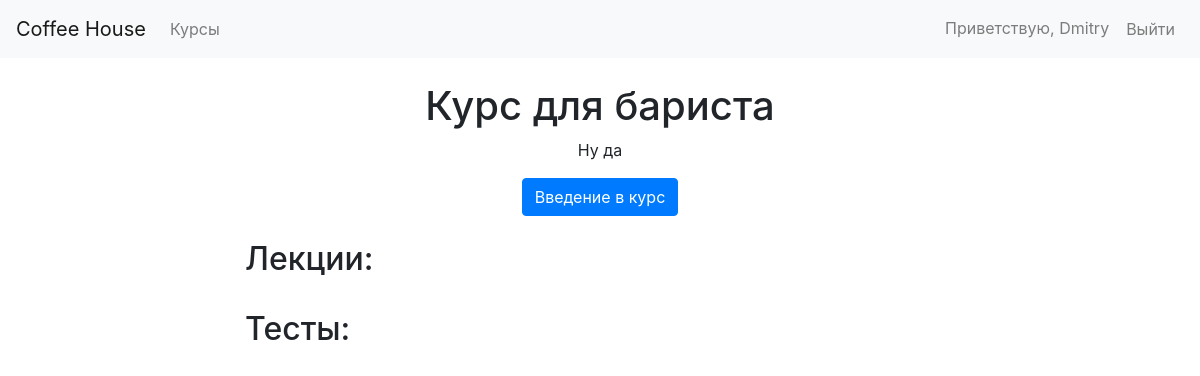
Before: /courses/kurs-dlia-barista/ (signed in) with the older database file.
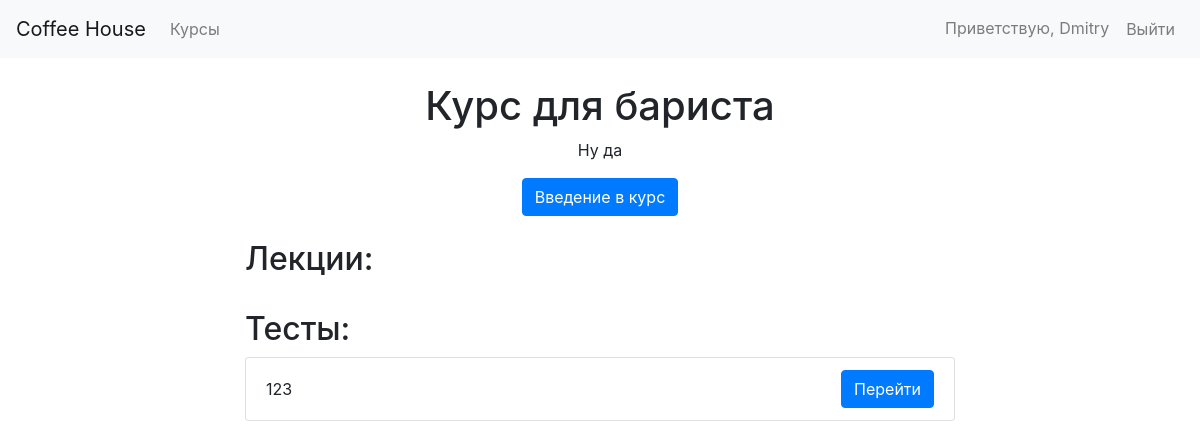
After: the same page with the newer database file.
### courses/models.py (models this page shows, shortened)
class Test(models.Model):
    title = models.CharField(max_length=100)
    course = models.ForeignKey(Course, on_delete=models.CASCADE)
    test_slug = models.SlugField(unique=True, max_length=100, default='')

### courses/views.py (the view)
# urls.py: path('<slug:course_slug>/', views.course_detail, name='course_detail'),
@login_required
def course_detail(request, course_slug):
    course = get_object_or_404(Course, course_slug=course_slug)
    return render(request, 'course_detail.html', {'course': course})

### templates/course_detail.html (shortened to what this page needs)
{% extends 'base.html' %}
{% load static %}
{% block content %}
    <div class="container">
        <div class="row">
            <div class="col-md-8 mx-auto mt-4">
                <h1 class="text-center">{{ course.title }}</h1>
                <p class="text-center">{{ course.description }}</p>
                <div class="text-center">
                    {% if course.video_url %}
                        <a href="{{ course.video_url }}" class="btn btn-primary">Введение в курс</a>
                    {% endif %}
                </div>
                <div class="mt-4">
                    <h2>Лекции:</h2>
                </div>
                <div class="mt-4">
                    <h2>Тесты:</h2>
                    <ul class="list-group">
                        {% for test in course.test_set.all %}
                            <li class="list-group-item d-flex justify-content-between align-items-center">
                                {{ test.title }}
                                <a href="{% url 'test_detail' course.course_slug test.test_slug %}" class="btn btn-primary">Перейти</a>
                            </li>
                        {% endfor %}
                    </ul>
                </div>
            </div>
        </div>
    </div>
{% endblock %}

Changed rows visible on the page:
added Test: title "123"
